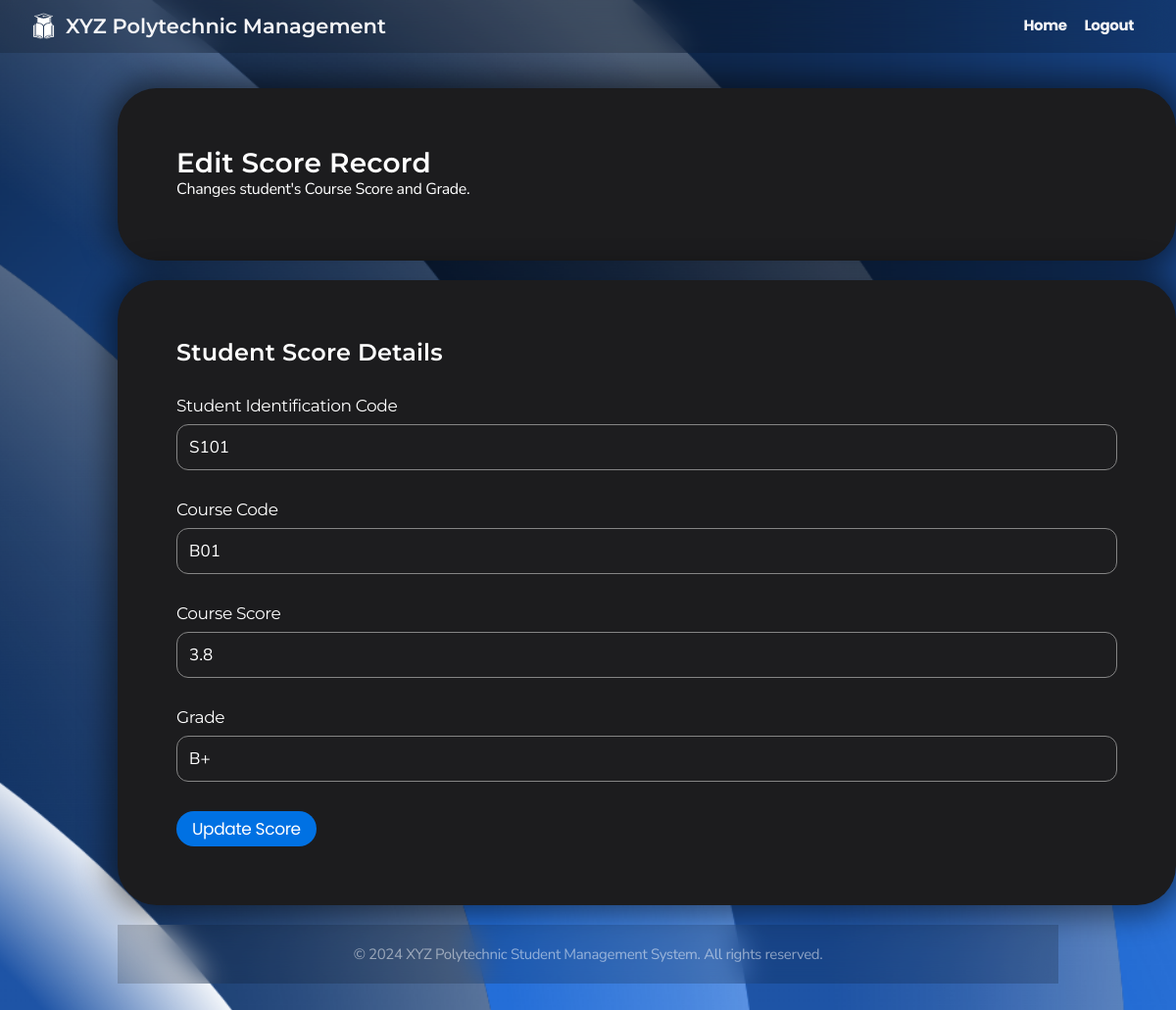
Page /CRUD4/admin_edit.php?id=2 on the committed database.
### tables this page shows
CREATE TABLE `semester_gpa_to_course_code` (
  `grade_id` int(4) NOT NULL,
  `identification_code` varchar(4) NOT NULL,
  `course_code` varchar(3) NOT NULL,
  `course_score` decimal(2,1) NOT NULL,
  `grade` varchar(2) NOT NULL
);

### CRUD4/admin_edit.php (the view, shortened to what this page needs)
<?php
$connect = mysqli_connect("localhost", "root", "", "xyz polytechnic");
$full_name = isset($_SESSION['session_full_name']) ? $_SESSION['session_full_name']:"";
if (isset($_GET['id']) && is_numeric($_GET['id'])) {
    $id = $_GET['id'];
    $query = $connect->prepare("SELECT identification_code, course_code, course_score, grade FROM semester_gpa_to_course_code WHERE grade_id = ?");
    $query->bind_param('i', $id);
    $query->execute();
    $query->bind_result($identification_code, $course_code, $course_score, $grade);
}
?>
<!DOCTYPE html>
<html lang="en">
<head>
    <link rel="stylesheet" href=" ../styles.css">
</head>
<body>
    <div class="navbar">
        <div class="navbar-brand">
            <img src=" ../logo.png" alt="XYZ Polytechnic Logo" class="school-logo">
            <h1>XYZ Polytechnic Management</h1>
        </div>
        <nav>
            <a href=" ../admin_dashboard.php">Home</a>
            <a href=" ../logout.php">Logout</a>
            <a><?php echo htmlspecialchars($full_name); ?></a>
        </nav>
    </div>
    <div class="container">
        <div class="card">
            <h2>Edit Score Record</h2>
            <p>Changes student's Course Score and Grade.</p>
        </div>
        <div class="card">
            <h3>Student Score Details</h3>
            <form method="post" action="admin_edit.php">
                <div class="form-group">
                    <label class="label" for="identification_code">Student Identification Code</label>
                    <input type="text" name="identification_code" value="<?php echo htmlspecialchars($identification_code, ENT_QUOTES, 'UTF-8'); ?>" readonly />
                </div>
                <div class="form-group">
                    <label class="label" for="course_code">Course Code</label>
                    <input type="text" name="course_code" value="<?php echo htmlspecialchars($course_code, ENT_QUOTES, 'UTF-8'); ?>" readonly />
                </div>
                <div class="form-group">
                    <label class="label" for="course_score">Course Score</label>
                    <input type="text" name="course_score" value="<?php echo htmlspecialchars($course_score, ENT_QUOTES, 'UTF-8'); ?>" />
                </div>
                <div class="form-group">
                    <label class="label" for="grade">Grade</label>
                    <input type="text" name="grade" value="<?php echo htmlspecialchars($grade, ENT_QUOTES, 'UTF-8'); ?>" readonly />
                </div>
                <button type="submit" name="update_button" value="Update Button">Update Score</button>
            </form>
        </div>
    <footer class="footer">
        <p>&copy; 2024 XYZ Polytechnic Student Management System. All rights reserved.</p>
    </footer>
</body>
</html>

### styles.css (style rules this page uses)
* { margin: 0; padding: 0; box-sizing: border-box; }
body { font-family: 'Nunito Sans', sans-serif; line-height: 1.47059; font-weight: 400; letter-spacing: -.022em; background-image: url('background.png'); background-size: cover; background-position: center; background-repeat: no-repeat; background-attachment: fixed; background-color: #1c1c1e; color: #ffffff; min-height: 100vh; display: flex; flex-direction: column; -webkit-font-smoothing: antialiased; }
h1, h2, h3, h4, h5, h6 { font-family: 'Montserrat', sans-serif; font-weight: 600; }
h1 { font-size: 40px; line-height: 1.1; letter-spacing: 0; }
h2 { font-size: 28px; line-height: 1.14286; letter-spacing: .007em; }
h3 { font-size: 24px; line-height: 1.16667; letter-spacing: .009em; }
button, .button { font-family: 'Poppins', sans-serif; background-color: #0071e3; color: #fff; font-size: 17px; line-height: 1.17648; font-weight: 400; letter-spacing: -.022em; padding: 8px 16px; border-radius: 980px; border: none; cursor: pointer; transition: all 0.3s ease; }
a { color: #0071e3; margin-top: 20px; text-decoration: none; font-weight: bold; }
.navbar { background: #0000002d; backdrop-filter: saturate(100%) blur(15px); position: fixed; top: 0px; left: 0; right: 0; z-index: 9999; height: 54px; display: flex; align-items: center; justify-content: space-between; padding: 0 22px; }
.navbar-brand { display: flex; align-items: center; }
.navbar-brand h1 { color: #f5f5f7; font-size: 21px; margin: 0; }
.navbar a { font-family: 'Poppins', sans-serif; color: #f5f5f7; font-size: 15px; text-decoration: none; padding: 0 7px; opacity: 1; transition: opacity 0.3s; }
.school-logo { height: 45px; width: 45px; }
.container { max-width: 1080px; justify-content: center; align-items: center; min-height: calc(90vh - 44px - 57px); width: 90%; margin: 30px auto; padding: 60px; }
.card { background: #1c1c1e; border-radius: 40px; padding: 60px; margin-bottom: 20px; box-shadow: 0 0 30px 10px rgba(0, 0, 0, 0.485); transition: transform 0.3s ease, box-shadow 0.3s ease; width: 1080px; }
.form-group { margin-top:30px; margin-bottom: 30px; }
.label { font-family: 'Montserrat', sans-serif; display: block; font-size: 17px; line-height: 1.23536; font-weight: 400; letter-spacing: -.022em; margin-bottom: 8px; color: #ffffff; }
input[type="text"], input[type="email"], input[type="password"], input[type="date"], select, textarea { font-family: 'Nunito Sans', sans-serif; width: 100%; padding: 12px; font-size: 17px; line-height: 1.23536; border: 1.6px solid #858585; border-radius: 12px; background-color: #1d1d1f; color: #ffffff; transition: border-color 0.3s ease; }
.footer { padding: 20px; text-align: center; font-size: 15px; line-height: 1.33337; margin-top: auto; background: #0000002d; backdrop-filter: saturate(100%) blur(15px); color: rgba(255, 255, 255, 0.5); }

### rows in the picture
semester_gpa_to_course_code: identification_code "S101", course_code "B01", course_score "3.8", grade "B+"
